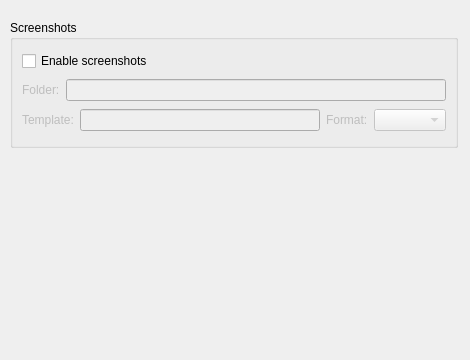
<?xml version="1.0" encoding="UTF-8"?>
<ui version="4.0">
 <class>PrefScreenShot</class>
 <widget class="QWidget" name="PrefScreenShot">
  <property name="geometry">
   <rect>
    <x>0</x>
    <y>0</y>
    <width>470</width>
    <height>360</height>
   </rect>
  </property>
  <property name="windowTitle">
   <string/>
  </property>
  <widget class="QGroupBox" name="groupBox">
   <property name="geometry">
    <rect>
     <x>10</x>
     <y>20</y>
     <width>448</width>
     <height>128</height>
    </rect>
   </property>
   <property name="title">
    <string>Screenshots</string>
   </property>
   <layout class="QVBoxLayout" name="verticalLayout_3">
    <item>
     <widget class="QCheckBox" name="use_screenshots_check">
      <property name="text">
       <string>Enable screenshots</string>
      </property>
     </widget>
    </item>
    <item>
     <layout class="QHBoxLayout" name="horizontalLayout_4">
      <item>
       <widget class="QLabel" name="screenshots_dir_label">
        <property name="enabled">
         <bool>false</bool>
        </property>
        <property name="text">
         <string>Folder:</string>
        </property>
        <property name="wordWrap">
         <bool>false</bool>
        </property>
        <property name="buddy">
         <cstring>screenshot_edit</cstring>
        </property>
       </widget>
      </item>
      <item>
       <widget class="FileChooser" name="screenshot_edit">
        <property name="enabled">
         <bool>false</bool>
        </property>
       </widget>
      </item>
     </layout>
    </item>
    <item>
     <layout class="QHBoxLayout" name="horizontalLayout_3">
      <item>
       <widget class="QLabel" name="screenshot_template_label">
        <property name="enabled">
         <bool>false</bool>
        </property>
        <property name="text">
         <string>Template:</string>
        </property>
        <property name="buddy">
         <cstring>screenshot_template_edit</cstring>
        </property>
       </widget>
      </item>
      <item>
       <widget class="QLineEdit" name="screenshot_template_edit">
        <property name="enabled">
         <bool>false</bool>
        </property>
       </widget>
      </item>
      <item>
       <widget class="QLabel" name="screenshot_format_label">
        <property name="enabled">
         <bool>false</bool>
        </property>
        <property name="text">
         <string>Format:</string>
        </property>
        <property name="buddy">
         <cstring>screenshot_format_combo</cstring>
        </property>
       </widget>
      </item>
      <item>
       <widget class="QComboBox" name="screenshot_format_combo">
        <property name="enabled">
         <bool>false</bool>
        </property>
       </widget>
      </item>
     </layout>
    </item>
   </layout>
  </widget>
 </widget>
 <customwidgets>
  <customwidget>
   <class>FileChooser</class>
   <extends>QLineEdit</extends>
   <header>filechooser.h</header>
  </customwidget>
 </customwidgets>
 <resources/>
 <connections/>
</ui>
